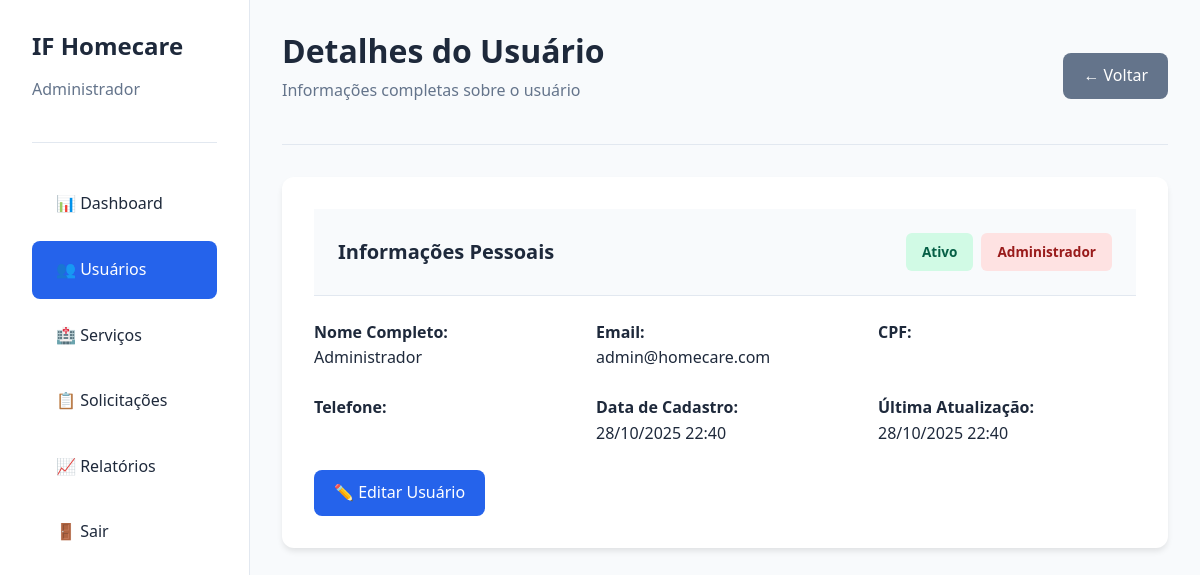
The app's page /admin/usuario_detalhes.php?id=1 (signed in) with its own data.
### tables this page shows
CREATE TABLE usuarios (
    id INT AUTO_INCREMENT PRIMARY KEY,
    nome VARCHAR(100) NOT NULL,
    email VARCHAR(100) NOT NULL UNIQUE,
    senha VARCHAR(255) NOT NULL,
    telefone VARCHAR(20),
    cpf VARCHAR(14) UNIQUE,
    tipo_usuario ENUM('admin', 'prestador', 'cliente') NOT NULL,
    foto_perfil VARCHAR(255) DEFAULT NULL,
    status ENUM('ativo', 'inativo') DEFAULT 'ativo',
    data_cadastro TIMESTAMP DEFAULT CURRENT_TIMESTAMP,
    data_atualizacao TIMESTAMP DEFAULT CURRENT_TIMESTAMP ON UPDATE CURRENT_TIMESTAMP,
    INDEX idx_email (email),
    INDEX idx_tipo_usuario (tipo_usuario),
    INDEX idx_status (status)
);

### includes/funcoes.php (called while the page is built, shortened)
<?php
function formatDateTimeBR($datetime)
{
    return date('d/m/Y H:i', strtotime($datetime));
}

### admin/usuario_detalhes.php (the view, shortened to what this page needs)
<?php
$db = getDB();
$id = (int)$_GET['id'];
try {
    $stmt = $db->prepare("SELECT * FROM usuarios WHERE id = ?");
    $stmt->execute([$id]);
    $usuario = $stmt->fetch();
} catch (PDOException $e) {
    setAlert('Erro ao buscar dados do usuário.', 'error');
    redirect('/admin/usuarios.php');
}
?>
<!DOCTYPE html>
<html lang="pt-BR">
<head>
    <link rel="stylesheet" href="../assets/css/style.css">
</head>
<body>
<div class="dashboard">
    <aside class="sidebar">
        <div class="sidebar-header">
            <h3><?= SITE_NAME ?></h3>
            <p>Administrador</p>
        </div>
        <ul class="sidebar-menu">
            <li><a href="index.php">📊 Dashboard</a></li>
            <li><a href="usuarios.php" class="active">👥 Usuários</a></li>
            <li><a href="servicos.php">🏥 Serviços</a></li>
            <li><a href="solicitacoes.php">📋 Solicitações</a></li>
            <li><a href="relatorios.php">📈 Relatórios</a></li>
            <li><a href="../auth/logout.php">🚪 Sair</a></li>
        </ul>
    </aside>
    <main class="main-content">
        <div class="page-header d-flex justify-between align-center">
            <div>
                <h1>Detalhes do Usuário</h1>
                <p>Informações completas sobre o usuário</p>
            </div>
            <a href="usuarios.php" class="btn btn-secondary">← Voltar</a>
        </div>
        <div class="card">
            <div class="card-header d-flex justify-between align-center">
                <h3>Informações Pessoais</h3>
                <div style="display: flex; gap: 0.5rem;">
                        <span class="badge <?= $usuario['status'] === 'ativo' ? 'badge-success' : 'badge-error' ?>">
                            <?= ucfirst($usuario['status']) ?>
                        </span>
                    <?php
                    $tipo_badges = [
                        'admin' => ['class' => 'badge-error', 'label' => 'Administrador'],
                        'prestador' => ['class' => 'badge-info', 'label' => 'Prestador'],
                        'cliente' => ['class' => 'badge-secondary', 'label' => 'Cliente']
                    ];
                    $badge = $tipo_badges[$usuario['tipo_usuario']];
                    ?>
                    <span class="badge <?= $badge['class'] ?>">
                            <?= $badge['label'] ?>
                        </span>
                </div>
            </div>
            <div style="display: grid; grid-template-columns: repeat(auto-fit, minmax(250px, 1fr)); gap: 1.5rem;">
                <div>
                    <strong>Nome Completo:</strong><br>
                    <?= htmlspecialchars($usuario['nome']) ?>
                </div>
                <div>
                    <strong>Email:</strong><br>
                    <?= htmlspecialchars($usuario['email']) ?>
                </div>
                <div>
                    <strong>CPF:</strong><br>
                </div>
                <div>
                    <strong>Telefone:</strong><br>
                </div>
                <div>
                    <strong>Data de Cadastro:</strong><br>
                    <?= formatDateTimeBR($usuario['data_cadastro']) ?>
                </div>
                <div>
                    <strong>Última Atualização:</strong><br>
                    <?= formatDateTimeBR($usuario['data_atualizacao']) ?>
                </div>
            </div>
            <div style="margin-top: 1.5rem; display: flex; gap: 0.5rem;">
                <a href="usuario_form.php?id=<?= $usuario['id'] ?>" class="btn btn-primary">✏️ Editar Usuário</a>
            </div>
        </div>
    </main>
</div>
</body>
</html>

### records on screen
usuarios: status "Ativo", tipo_usuario "Administrador", nome "Administrador", email "admin@homecare.com", data_cadastro "28/10/2025 22:40", data_atualizacao "28/10/2025 22:40"

### other values on screen
SITE_NAME "IF Homecare"
